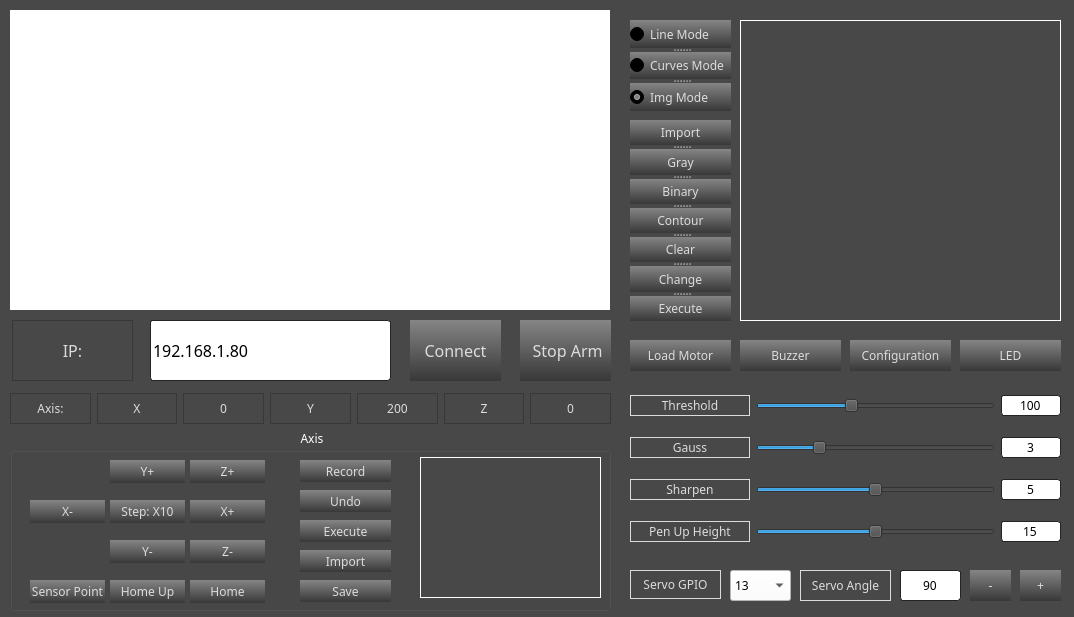
 <widget class="QWidget" name="Arm">
  <property name="windowModality">
   <enum>Qt::WindowModal</enum>
  </property>
  <property name="enabled">
   <bool>true</bool>
  </property>
  <property name="geometry">
   <rect>
    <x>0</x>
    <y>0</y>
    <width>1074</width>
    <height>617</height>
   </rect>
  </property>
  <property name="font">
   <font>
    <family>3ds</family>
   </font>
  </property>
  <property name="focusPolicy">
   <enum>Qt::StrongFocus</enum>
  </property>
  <property name="contextMenuPolicy">
   <enum>Qt::DefaultContextMenu</enum>
  </property>
  <property name="windowTitle">
   <string>Freenove</string>
  </property>
  <property name="layoutDirection">
   <enum>Qt::LeftToRight</enum>
  </property>
  <property name="autoFillBackground">
   <bool>false</bool>
  </property>
  <property name="styleSheet">
   <string notr="true">QWidget{
background:#484848;
}
QAbstractButton{
border-style:0px;
border-radius:0px;
color:#DCDCDC;
background:qlineargradient(spread:pad,x1:0,y1:0,x2:0,y2:1,stop:0 #858585,stop:1 #383838);
}
QAbstractButton:hover{
color:#000000;
background-color:#008aff;
}
QAbstractButton:pressed{
color:#DCDCDC;
border-style:solid;
border-width:0px 0px 0px 4px;
border-color:#008aff;
background-color:#444444;
}
QLabel{
color:#DCDCDC;
}
QLabel:focus{
border:1px solid #00BB9E;
}
QLineEdit{
border:1px solid #242424;
border-radius:3px;
background:none;
selection-background-color:#484848;
selection-color:#DCDCDC;
}
QLineEdit:focus,QLineEdit:hover{
border:1px solid #242424;
}
QLineEdit{
border:1px solid #242424;
border-radius:3px;
background:none;
selection-background-color:#484848;
selection-color:#DCDCDC;
}
QLineEdit:focus,QLineEdit:hover{
border:1px solid #242424;
}
QLineEdit{
lineedit-password-character:9679;
}

QSlider::sub-page:horizontal{
height:8px;
border-radius:3px;
background:#008aff;
}
QSlider::groove:vertical,QSlider::sub-page:vertical{
width:3px;
border-radius:3px;
background:#18181a;
}
QSlider::add-page:vertical{
width:8px;
border-radius:3px;
background:#008aff;
}
QGroupBox::title {
color:white;
subcontrol-position: top center;} </string>
  </property>
  <property name="locale">
   <locale language="English" country="UnitedStates"/>
  </property>
  <widget class="QLabel" name="label_Arm_Video">
   <property name="enabled">
    <bool>true</bool>
   </property>
   <property name="geometry">
    <rect>
     <x>10</x>
     <y>10</y>
     <width>600</width>
     <height>300</height>
    </rect>
   </property>
   <property name="font">
    <font>
     <family>3ds</family>
    </font>
   </property>
   <property name="layoutDirection">
    <enum>Qt::RightToLeft</enum>
   </property>
   <property name="styleSheet">
    <string notr="true">background-color: rgb(255, 255, 255);</string>
   </property>
   <property name="frameShape">
    <enum>QFrame::NoFrame</enum>
   </property>
   <property name="lineWidth">
    <number>0</number>
   </property>
   <property name="midLineWidth">
    <number>0</number>
   </property>
   <property name="text">
    <string/>
   </property>
   <property name="textFormat">
    <enum>Qt::AutoText</enum>
   </property>
   <property name="scaledContents">
    <bool>true</bool>
   </property>
   <property name="alignment">
    <set>Qt::AlignCenter</set>
   </property>
   <property name="textInteractionFlags">
    <set>Qt::LinksAccessibleByKeyboard|Qt::LinksAccessibleByMouse</set>
   </property>
  </widget>
  <widget class="QTextEdit" name="textEdit_Arm_Gcode_Area">
   <property name="enabled">
    <bool>true</bool>
   </property>
   <property name="geometry">
    <rect>
     <x>740</x>
     <y>20</y>
     <width>321</width>
     <height>301</height>
    </rect>
   </property>
   <property name="font">
    <font>
     <family>3ds</family>
    </font>
   </property>
   <property name="mouseTracking">
    <bool>false</bool>
   </property>
   <property name="focusPolicy">
    <enum>Qt::NoFocus</enum>
   </property>
   <property name="autoFillBackground">
    <bool>true</bool>
   </property>
   <property name="styleSheet">
    <string notr="true">color: rgb(255, 255, 255);</string>
   </property>
   <property name="frameShape">
    <enum>QFrame::Box</enum>
   </property>
   <property name="frameShadow">
    <enum>QFrame::Plain</enum>
   </property>
   <property name="readOnly">
    <bool>true</bool>
   </property>
  </widget>
  <widget class="QGroupBox" name="groupBox_Arm_Axis">
   <property name="geometry">
    <rect>
     <x>10</x>
     <y>430</y>
     <width>601</width>
     <height>181</height>
    </rect>
   </property>
   <property name="mouseTracking">
    <bool>false</bool>
   </property>
   <property name="tabletTracking">
    <bool>false</bool>
   </property>
   <property name="autoFillBackground">
    <bool>false</bool>
   </property>
   <property name="title">
    <string>Axis</string>
   </property>
   <widget class="QPushButton" name="pushButton_Arm_Axis_Z_Add">
    <property name="geometry">
     <rect>
      <x>180</x>
      <y>30</y>
      <width>75</width>
      <height>23</height>
     </rect>
    </property>
    <property name="font">
     <font>
      <family>3ds</family>
     </font>
    </property>
    <property name="text">
     <string>Z+</string>
    </property>
    <property name="autoRepeat">
     <bool>true</bool>
    </property>
    <property name="autoRepeatDelay">
     <number>500</number>
    </property>
   </widget>
   <widget class="QPushButton" name="pushButton_Arm_Axis_Y_Subtract">
    <property name="geometry">
     <rect>
      <x>100</x>
      <y>110</y>
      <width>75</width>
      <height>23</height>
     </rect>
    </property>
    <property name="font">
     <font>
      <family>3ds</family>
     </font>
    </property>
    <property name="text">
     <string>Y-</string>
    </property>
    <property name="autoRepeat">
     <bool>true</bool>
    </property>
    <property name="autoRepeatDelay">
     <number>500</number>
    </property>
   </widget>
   <widget class="QPushButton" name="pushButton_Arm_Axis_X_Subtract">
    <property name="geometry">
     <rect>
      <x>20</x>
      <y>70</y>
      <width>75</width>
      <height>23</height>
     </rect>
    </property>
    <property name="font">
     <font>
      <family>3ds</family>
     </font>
    </property>
    <property name="text">
     <string>X-</string>
    </property>
    <property name="autoRepeat">
     <bool>true</bool>
    </property>
    <property name="autoRepeatDelay">
     <number>500</number>
    </property>
   </widget>
   <widget class="QPushButton" name="pushButton_Arm_Axis_Z_Subtract">
    <property name="geometry">
     <rect>
      <x>180</x>
      <y>110</y>
      <width>75</width>
      <height>23</height>
     </rect>
    </property>
    <property name="font">
     <font>
      <family>3ds</family>
     </font>
    </property>
    <property name="text">
     <string>Z-</string>
    </property>
    <property name="autoRepeat">
     <bool>true</bool>
    </property>
    <property name="autoRepeatDelay">
     <number>500</number>
    </property>
   </widget>
   <widget class="QPushButton" name="pushButton_Arm_Axis_Y_Add">
    <property name="geometry">
     <rect>
      <x>100</x>
      <y>30</y>
      <width>75</width>
      <height>23</height>
     </rect>
    </property>
    <property name="font">
     <font>
      <family>3ds</family>
     </font>
    </property>
    <property name="text">
     <string>Y+</string>
    </property>
    <property name="autoRepeat">
     <bool>true</bool>
    </property>
    <property name="autoRepeatDelay">
     <number>500</number>
    </property>
   </widget>
   <widget class="QPushButton" name="pushButton_Arm_Axis_X_Add">
    <property name="geometry">
     <rect>
      <x>180</x>
      <y>70</y>
      <width>75</width>
      <height>23</height>
     </rect>
    </property>
    <property name="font">
     <font>
      <family>3ds</family>
     </font>
    </property>
    <property name="text">
     <string>X+</string>
    </property>
    <property name="autoRepeat">
     <bool>true</bool>
    </property>
    <property name="autoRepeatDelay">
     <number>500</number>
    </property>
   </widget>
   <widget class="QPushButton" name="pushButton_Arm_Record_Command">
    <property name="geometry">
     <rect>
      <x>290</x>
      <y>30</y>
      <width>91</width>
      <height>22</height>
     </rect>
    </property>
    <property name="font">
     <font>
      <family>3ds</family>
     </font>
    </property>
    <property name="text">
     <string>Record</string>
    </property>
   </widget>
   <widget class="QTextEdit" name="textEdit_Arm_Record_Area">
    <property name="enabled">
     <bool>true</bool>
    </property>
    <property name="geometry">
     <rect>
      <x>410</x>
      <y>27</y>
      <width>181</width>
      <height>141</height>
     </rect>
    </property>
    <property name="font">
     <font>
      <family>3ds</family>
     </font>
    </property>
    <property name="mouseTracking">
     <bool>false</bool>
    </property>
    <property name="focusPolicy">
     <enum>Qt::NoFocus</enum>
    </property>
    <property name="autoFillBackground">
     <bool>true</bool>
    </property>
    <property name="styleSheet">
     <string notr="true">color: rgb(255, 255, 255);</string>
    </property>
    <property name="frameShape">
     <enum>QFrame::Box</enum>
    </property>
    <property name="frameShadow">
     <enum>QFrame::Plain</enum>
    </property>
    <property name="readOnly">
     <bool>true</bool>
    </property>
   </widget>
   <widget class="QPushButton" name="pushButton_Arm_Withdraw_Command">
    <property name="geometry">
     <rect>
      <x>290</x>
      <y>60</y>
      <width>91</width>
      <height>22</height>
     </rect>
    </property>
    <property name="font">
     <font>
      <family>3ds</family>
     </font>
    </property>
    <property name="text">
     <string>Undo</string>
    </property>
   </widget>
   <widget class="QPushButton" name="pushButton_Arm_Execute_Record_Command">
    <property name="geometry">
     <rect>
      <x>290</x>
      <y>90</y>
      <width>91</width>
      <height>22</height>
     </rect>
    </property>
    <property name="font">
     <font>
      <family>3ds</family>
     </font>
    </property>
    <property name="text">
     <string>Execute</string>
    </property>
   </widget>
   <widget class="QPushButton" name="pushButton_Arm_Save_Record_Command">
    <property name="geometry">
     <rect>
      <x>290</x>
      <y>150</y>
      <width>91</width>
      <height>22</height>
     </rect>
    </property>
    <property name="font">
     <font>
      <family>3ds</family>
     </font>
    </property>
    <property name="text">
     <string>Save</string>
    </property>
   </widget>
   <widget class="QPushButton" name="pushButton_Arm_Import_Record_Command">
    <property name="geometry">
     <rect>
      <x>290</x>
      <y>120</y>
      <width>91</width>
      <height>22</height>
     </rect>
    </property>
    <property name="font">
     <font>
      <family>3ds</family>
     </font>
    </property>
    <property name="text">
     <string>Import</string>
    </property>
   </widget>
   <widget class="QPushButton" name="pushButton_Arm_Axis_Switched">
    <property name="geometry">
     <rect>
      <x>100</x>
      <y>70</y>
      <width>75</width>
      <height>23</height>
     </rect>
    </property>
    <property name="font">
     <font>
      <family>3ds</family>
     </font>
    </property>
    <property name="text">
     <string>Step: X10</string>
    </property>
   </widget>
   <widget class="QPushButton" name="pushButton_Arm_Zero_Point">
    <property name="geometry">
     <rect>
      <x>20</x>
      <y>150</y>
      <width>75</width>
      <height>23</height>
     </rect>
    </property>
    <property name="font">
     <font>
      <family>3ds</family>
     </font>
    </property>
    <property name="text">
     <string>Sensor Point</string>
    </property>
    <property name="autoRepeat">
     <bool>true</bool>
    </property>
    <property name="autoRepeatDelay">
     <number>500</number>
    </property>
   </widget>
   <widget class="QPushButton" name="pushButton_Arm_Position">
    <property name="geometry">
     <rect>
      <x>180</x>
      <y>150</y>
      <width>75</width>
      <height>23</height>
     </rect>
    </property>
    <property name="font">
     <font>
      <family>3ds</family>
     </font>
    </property>
    <property name="text">
     <string>Home</string>
    </property>
    <property name="autoRepeat">
     <bool>true</bool>
    </property>
    <property name="autoRepeatDelay">
     <number>500</number>
    </property>
   </widget>
   <widget class="QPushButton" name="pushButton_Arm_Home_Up">
    <property name="geometry">
     <rect>
      <x>100</x>
      <y>150</y>
      <width>75</width>
      <height>23</height>
     </rect>
    </property>
    <property name="font">
     <font>
      <family>3ds</family>
     </font>
    </property>
    <property name="text">
     <string>Home Up</string>
    </property>
    <property name="autoRepeat">
     <bool>true</bool>
    </property>
    <property name="autoRepeatDelay">
     <number>500</number>
    </property>
   </widget>
  </widget>
  <widget class="QWidget" name="layoutWidget">
   <property name="geometry">
    <rect>
     <x>630</x>
     <y>380</y>
     <width>431</width>
     <height>181</height>
    </rect>
   </property>
   <layout class="QGridLayout" name="gridLayout_Arm_1" columnstretch="2,4,1">
    <item row="3" column="1">
     <widget class="QSlider" name="horizontalSlider_Arm_Pen_Height">
      <property name="font">
       <font>
        <family>3ds</family>
       </font>
      </property>
      <property name="minimum">
       <number>5</number>
      </property>
      <property name="maximum">
       <number>25</number>
      </property>
      <property name="value">
       <number>15</number>
      </property>
      <property name="orientation">
       <enum>Qt::Horizontal</enum>
      </property>
     </widget>
    </item>
    <item row="0" column="2">
     <widget class="QLineEdit" name="lineEdit_Arm_Threshold_Value">
      <property name="enabled">
       <bool>true</bool>
      </property>
      <property name="font">
       <font>
        <family>3ds</family>
       </font>
      </property>
      <property name="focusPolicy">
       <enum>Qt::NoFocus</enum>
      </property>
      <property name="text">
       <string>100</string>
      </property>
      <property name="alignment">
       <set>Qt::AlignCenter</set>
      </property>
      <property name="readOnly">
       <bool>true</bool>
      </property>
     </widget>
    </item>
    <item row="3" column="0">
     <widget class="QLabel" name="label_Arm_Pen_Up_Height">
      <property name="font">
       <font>
        <family>3ds</family>
       </font>
      </property>
      <property name="focusPolicy">
       <enum>Qt::NoFocus</enum>
      </property>
      <property name="frameShape">
       <enum>QFrame::Box</enum>
      </property>
      <property name="text">
       <string>Pen Up Height</string>
      </property>
      <property name="alignment">
       <set>Qt::AlignCenter</set>
      </property>
     </widget>
    </item>
    <item row="2" column="2">
     <widget class="QLineEdit" name="lineEdit_Arm_Sharpen_Value">
      <property name="enabled">
       <bool>true</bool>
      </property>
      <property name="font">
       <font>
        <family>3ds</family>
       </font>
      </property>
      <property name="focusPolicy">
       <enum>Qt::NoFocus</enum>
      </property>
      <property name="text">
       <string>5</string>
      </property>
      <property name="alignment">
       <set>Qt::AlignCenter</set>
      </property>
      <property name="readOnly">
       <bool>true</bool>
      </property>
     </widget>
    </item>
    <item row="1" column="2">
     <widget class="QLineEdit" name="lineEdit_Arm_Gauss_Value">
      <property name="enabled">
       <bool>true</bool>
      </property>
      <property name="font">
       <font>
        <family>3ds</family>
       </font>
      </property>
      <property name="focusPolicy">
       <enum>Qt::NoFocus</enum>
      </property>
      <property name="text">
       <string>3</string>
      </property>
      <property name="alignment">
       <set>Qt::AlignCenter</set>
      </property>
      <property name="readOnly">
       <bool>true</bool>
      </property>
     </widget>
    </item>
    <item row="0" column="1">
     <widget class="QSlider" name="horizontalSlider_Arm_Threshold">
      <property name="font">
       <font>
        <family>3ds</family>
       </font>
      </property>
      <property name="maximum">
       <number>255</number>
      </property>
      <property name="value">
       <number>100</number>
      </property>
      <property name="orientation">
       <enum>Qt::Horizontal</enum>
      </property>
     </widget>
    </item>
    <item row="1" column="1">
     <widget class="QSlider" name="horizontalSlider_Arm_Gauss">
      <property name="font">
       <font>
        <family>3ds</family>
       </font>
      </property>
      <property name="minimum">
       <number>1</number>
      </property>
      <property name="maximum">
       <number>9</number>
      </property>
      <property name="singleStep">
       <number>2</number>
      </property>
      <property name="pageStep">
       <number>2</number>
      </property>
      <property name="value">
       <number>3</number>
      </property>
      <property name="orientation">
       <enum>Qt::Horizontal</enum>
      </property>
     </widget>
    </item>
    <item row="0" column="0">
     <widget class="QLabel" name="label_Arm_Threshold">
      <property name="enabled">
       <bool>false</bool>
      </property>
      <property name="font">
       <font>
        <family>3ds</family>
       </font>
      </property>
      <property name="focusPolicy">
       <enum>Qt::NoFocus</enum>
      </property>
      <property name="frameShape">
       <enum>QFrame::Box</enum>
      </property>
      <property name="text">
       <string>Threshold</string>
      </property>
      <property name="alignment">
       <set>Qt::AlignCenter</set>
      </property>
     </widget>
    </item>
    <item row="1" column="0">
     <widget class="QLabel" name="label_Arm_Gauss">
      <property name="enabled">
       <bool>false</bool>
      </property>
      <property name="font">
       <font>
        <family>3ds</family>
       </font>
      </property>
      <property name="focusPolicy">
       <enum>Qt::NoFocus</enum>
      </property>
      <property name="frameShape">
       <enum>QFrame::Box</enum>
      </property>
      <property name="text">
       <string>Gauss</string>
      </property>
      <property name="alignment">
       <set>Qt::AlignCenter</set>
      </property>
     </widget>
    </item>
    <item row="2" column="0">
     <widget class="QLabel" name="label_Arm_Sharpen">
      <property name="enabled">
       <bool>false</bool>
      </property>
      <property name="font">
       <font>
        <family>3ds</family>
       </font>
      </property>
      <property name="focusPolicy">
       <enum>Qt::NoFocus</enum>
      </property>
      <property name="frameShape">
       <enum>QFrame::Box</enum>
      </property>
      <property name="text">
       <string>Sharpen</string>
      </property>
      <property name="alignment">
       <set>Qt::AlignCenter</set>
      </property>
     </widget>
    </item>
    <item row="2" column="1">
     <widget class="QSlider" name="horizontalSlider_Arm_Sharpen">
      <property name="font">
       <font>
        <family>3ds</family>
       </font>
      </property>
      <property name="minimum">
       <number>1</number>
      </property>
      <property name="maximum">
       <number>9</number>
      </property>
      <property name="singleStep">
       <number>2</number>
      </property>
      <property name="pageStep">
       <number>2</number>
      </property>
      <property name="value">
       <number>5</number>
      </property>
      <property name="orientation">
       <enum>Qt::Horizontal</enum>
      </property>
     </widget>
    </item>
    <item row="3" column="2">
     <widget class="QLineEdit" name="lineEdit_Arm_Pen_Height_Value">
      <property name="font">
       <font>
        <family>3ds</family>
       </font>
      </property>
      <property name="focusPolicy">
       <enum>Qt::NoFocus</enum>
      </property>
      <property name="text">
       <string>15</string>
      </property>
      <property name="alignment">
       <set>Qt::AlignCenter</set>
      </property>
      <property name="readOnly">
       <bool>true</bool>
      </property>
     </widget>
    </item>
   </layout>
  </widget>
  <widget class="QPushButton" name="pushButton_Arm_Stop_Arm">
   <property name="geometry">
    <rect>
     <x>520</x>
     <y>320</y>
     <width>91</width>
     <height>61</height>
    </rect>
   </property>
   <property name="font">
    <font>
     <family>3ds</family>
     <pointsize>12</pointsize>
    </font>
   </property>
   <property name="text">
    <string> Stop Arm</string>
   </property>
  </widget>
  <widget class="QWidget" name="layoutWidget">
   <property name="geometry">
    <rect>
     <x>10</x>
     <y>393</y>
     <width>601</width>
     <height>31</height>
    </rect>
   </property>
   <layout class="QGridLayout" name="gridLayout_Arm_3">
    <item row="0" column="3">
     <widget class="QLabel" name="label_Arm_Axis_Y">
      <property name="font">
       <font>
        <family>3ds</family>
       </font>
      </property>
      <property name="frameShape">
       <enum>QFrame::StyledPanel</enum>
      </property>
      <property name="text">
       <string>Y</string>
      </property>
      <property name="alignment">
       <set>Qt::AlignCenter</set>
      </property>
     </widget>
    </item>
    <item row="0" column="0">
     <widget class="QLabel" name="label_Arm_Axis">
      <property name="font">
       <font>
        <family>3ds</family>
       </font>
      </property>
      <property name="frameShape">
       <enum>QFrame::StyledPanel</enum>
      </property>
      <property name="text">
       <string>Axis:</string>
      </property>
      <property name="alignment">
       <set>Qt::AlignCenter</set>
      </property>
     </widget>
    </item>
    <item row="0" column="5">
     <widget class="QLabel" name="label_Arm_Axis_Z">
      <property name="font">
       <font>
        <family>3ds</family>
       </font>
      </property>
      <property name="frameShape">
       <enum>QFrame::StyledPanel</enum>
      </property>
      <property name="text">
       <string>Z</string>
      </property>
      <property name="alignment">
       <set>Qt::AlignCenter</set>
      </property>
     </widget>
    </item>
    <item row="0" column="1">
     <widget class="QLabel" name="label_Arm_Axis_X">
      <property name="font">
       <font>
        <family>3ds</family>
       </font>
      </property>
      <property name="frameShape">
       <enum>QFrame::StyledPanel</enum>
      </property>
      <property name="text">
       <string>X</string>
      </property>
      <property name="alignment">
       <set>Qt::AlignCenter</set>
      </property>
     </widget>
    </item>
    <item row="0" column="2">
     <widget class="QLabel" name="label_Arm_Axis_X_Value">
      <property name="font">
       <font>
        <family>3ds</family>
       </font>
      </property>
      <property name="frameShape">
       <enum>QFrame::StyledPanel</enum>
      </property>
      <property name="text">
       <string>0</string>
      </property>
      <property name="alignment">
       <set>Qt::AlignCenter</set>
      </property>
     </widget>
    </item>
    <item row="0" column="4">
     <widget class="QLabel" name="label_Arm_Axis_Y_Value">
      <property name="font">
       <font>
        <family>3ds</family>
       </font>
      </property>
      <property name="frameShape">
       <enum>QFrame::StyledPanel</enum>
      </property>
      <property name="text">
       <string>200</string>
      </property>
      <property name="alignment">
       <set>Qt::AlignCenter</set>
      </property>
     </widget>
    </item>
    <item row="0" column="6">
     <widget class="QLabel" name="label_Arm_Axis_Z_Value">
      <property name="font">
       <font>
        <family>3ds</family>
       </font>
      </property>
      <property name="frameShape">
       <enum>QFrame::StyledPanel</enum>
      </property>
      <property name="text">
       <string>0</string>
      </property>
      <property name="alignment">
       <set>Qt::AlignCenter</set>
      </property>
     </widget>
    </item>
   </layout>
  </widget>
  <widget class="QPushButton" name="pushButton_Arm_Connect">
   <property name="geometry">
    <rect>
     <x>410</x>
     <y>320</y>
     <width>91</width>
     <height>61</height>
    </rect>
   </property>
   <property name="font">
    <font>
     <family>3ds</family>
     <pointsize>12</pointsize>
    </font>
   </property>
   <property name="text">
    <string>Connect</string>
   </property>
  </widget>
  <widget class="QSplitter" name="splitter_Arm_1">
   <property name="geometry">
    <rect>
     <x>630</x>
     <y>20</y>
     <width>101</width>
     <height>91</height>
    </rect>
   </property>
   <property name="orientation">
    <enum>Qt::Vertical</enum>
   </property>
   <widget class="QRadioButton" name="radioButton_Arm_Line_Mode">
    <property name="font">
     <font>
      <family>3ds</family>
     </font>
    </property>
    <property name="text">
     <string>Line Mode</string>
    </property>
   </widget>
   <widget class="QRadioButton" name="radioButton_Arm_Curves_Mode">
    <property name="font">
     <font>
      <family>3ds</family>
     </font>
    </property>
    <property name="text">
     <string>Curves Mode</string>
    </property>
   </widget>
   <widget class="QRadioButton" name="radioButton_Arm_Img_Mode">
    <property name="font">
     <font>
      <family>3ds</family>
     </font>
    </property>
    <property name="text">
     <string>Img Mode</string>
    </property>
    <property name="checked">
     <bool>true</bool>
    </property>
   </widget>
  </widget>
  <widget class="QSplitter" name="splitter_Arm_2">
   <property name="geometry">
    <rect>
     <x>630</x>
     <y>120</y>
     <width>101</width>
     <height>201</height>
    </rect>
   </property>
   <property name="orientation">
    <enum>Qt::Vertical</enum>
   </property>
   <widget class="QPushButton" name="pushButton_Arm_Import_Picture">
    <property name="font">
     <font>
      <family>3ds</family>
     </font>
    </property>
    <property name="styleSheet">
     <string notr="true"/>
    </property>
    <property name="text">
     <string>Import</string>
    </property>
   </widget>
   <widget class="QPushButton" name="pushButton_Arm_Gray_Picture">
    <property name="font">
     <font>
      <family>3ds</family>
     </font>
    </property>
    <property name="styleSheet">
     <string notr="true"/>
    </property>
    <property name="text">
     <string>Gray</string>
    </property>
   </widget>
   <widget class="QPushButton" name="pushButton_Arm_Binaryzation_Picture">
    <property name="font">
     <font>
      <family>3ds</family>
     </font>
    </property>
    <property name="text">
     <string>Binary</string>
    </property>
   </widget>
   <widget class="QPushButton" name="pushButton_Arm_Contour_Picture">
    <property name="font">
     <font>
      <family>3ds</family>
     </font>
    </property>
    <property name="styleSheet">
     <string notr="true">alternate-background-color: rgb(16, 16, 16);</string>
    </property>
    <property name="text">
     <string>Contour</string>
    </property>
   </widget>
   <widget class="QPushButton" name="pushButton_Arm_Clear_All">
    <property name="font">
     <font>
      <family>3ds</family>
     </font>
    </property>
    <property name="text">
     <string>Clear</string>
    </property>
   </widget>
   <widget class="QPushButton" name="pushButton_Arm_Change_Gcode">
    <property name="font">
     <font>
      <family>3ds</family>
     </font>
    </property>
    <property name="text">
     <string>Change</string>
    </property>
   </widget>
   <widget class="QPushButton" name="pushButton_Arm_Execute_Gcode">
    <property name="font">
     <font>
      <family>3ds</family>
     </font>
    </property>
    <property name="text">
     <string>Execute</string>
    </property>
   </widget>
  </widget>
  <widget class="QLabel" name="label_Arm_Servo_GPIO">
   <property name="geometry">
    <rect>
     <x>630</x>
     <y>570</y>
     <width>91</width>
     <height>29</height>
    </rect>
   </property>
   <property name="font">
    <font>
     <family>3ds</family>
    </font>
   </property>
   <property name="frameShape">
    <enum>QFrame::Box</enum>
   </property>
   <property name="text">
    <string>Servo GPIO</string>
   </property>
   <property name="alignment">
    <set>Qt::AlignCenter</set>
   </property>
  </widget>
  <widget class="QComboBox" name="comboBox_Arm_Servo">
   <property name="geometry">
    <rect>
     <x>730</x>
     <y>570</y>
     <width>61</width>
     <height>31</height>
    </rect>
   </property>
   <property name="font">
    <font>
     <family>3ds</family>
    </font>
   </property>
   <property name="styleSheet">
    <string notr="true">background-color: rgb(255, 255, 255);</string>
   </property>
   <item>
    <property name="text">
     <string>13</string>
    </property>
   </item>
   <item>
    <property name="text">
     <string>16</string>
    </property>
   </item>
   <item>
    <property name="text">
     <string>19</string>
    </property>
   </item>
   <item>
    <property name="text">
     <string>20</string>
    </property>
   </item>
   <item>
    <property name="text">
     <string>26</string>
    </property>
   </item>
  </widget>
  <widget class="QLabel" name="label_Arm_Servo_Angle">
   <property name="geometry">
    <rect>
     <x>800</x>
     <y>570</y>
     <width>91</width>
     <height>31</height>
    </rect>
   </property>
   <property name="font">
    <font>
     <family>3ds</family>
    </font>
   </property>
   <property name="frameShape">
    <enum>QFrame::Box</enum>
   </property>
   <property name="text">
    <string>Servo Angle</string>
   </property>
   <property name="alignment">
    <set>Qt::AlignCenter</set>
   </property>
  </widget>
  <widget class="QLineEdit" name="lineEdit_Arm_Servo_Angle_Value">
   <property name="enabled">
    <bool>true</bool>
   </property>
   <property name="geometry">
    <rect>
     <x>900</x>
     <y>570</y>
     <width>61</width>
     <height>31</height>
    </rect>
   </property>
   <property name="font">
    <font>
     <family>3ds</family>
    </font>
   </property>
   <property name="focusPolicy">
    <enum>Qt::ClickFocus</enum>
   </property>
   <property name="text">
    <string>90</string>
   </property>
   <property name="alignment">
    <set>Qt::AlignCenter</set>
   </property>
   <property name="dragEnabled">
    <bool>false</bool>
   </property>
   <property name="readOnly">
    <bool>false</bool>
   </property>
  </widget>
  <widget class="QPushButton" name="pushButton_Arm_Servo_Turn_Off">
   <property name="geometry">
    <rect>
     <x>970</x>
     <y>570</y>
     <width>41</width>
     <height>31</height>
    </rect>
   </property>
   <property name="font">
    <font>
     <family>3ds</family>
    </font>
   </property>
   <property name="text">
    <string>-</string>
   </property>
   <property name="autoRepeat">
    <bool>true</bool>
   </property>
   <property name="autoExclusive">
    <bool>false</bool>
   </property>
  </widget>
  <widget class="QPushButton" name="pushButton_Arm_Servo_Turn_On">
   <property name="geometry">
    <rect>
     <x>1020</x>
     <y>570</y>
     <width>41</width>
     <height>31</height>
    </rect>
   </property>
   <property name="font">
    <font>
     <family>3ds</family>
    </font>
   </property>
   <property name="text">
    <string>+</string>
   </property>
   <property name="autoRepeat">
    <bool>true</bool>
   </property>
   <property name="autoExclusive">
    <bool>false</bool>
   </property>
  </widget>
  <widget class="QPushButton" name="pushButton_Arm_Buzzer">
   <property name="geometry">
    <rect>
     <x>740</x>
     <y>340</y>
     <width>101</width>
     <height>31</height>
    </rect>
   </property>
   <property name="font">
    <font>
     <family>3ds</family>
    </font>
   </property>
   <property name="text">
    <string>Buzzer</string>
   </property>
  </widget>
  <widget class="QPushButton" name="pushButton_Arm_Load_Relax">
   <property name="geometry">
    <rect>
     <x>630</x>
     <y>340</y>
     <width>101</width>
     <height>31</height>
    </rect>
   </property>
   <property name="font">
    <font>
     <family>3ds</family>
    </font>
   </property>
   <property name="text">
    <string>Load Motor</string>
   </property>
  </widget>
  <widget class="QPushButton" name="pushButton_Arm_Led_UI">
   <property name="geometry">
    <rect>
     <x>960</x>
     <y>340</y>
     <width>101</width>
     <height>31</height>
    </rect>
   </property>
   <property name="font">
    <font>
     <family>3ds</family>
    </font>
   </property>
   <property name="text">
    <string>LED</string>
   </property>
  </widget>
  <widget class="QPushButton" name="pushButton_Arm_Parameter_UI">
   <property name="geometry">
    <rect>
     <x>850</x>
     <y>340</y>
     <width>101</width>
     <height>31</height>
    </rect>
   </property>
   <property name="font">
    <font>
     <family>3ds</family>
    </font>
   </property>
   <property name="text">
    <string>Configuration</string>
   </property>
  </widget>
  <widget class="QLineEdit" name="lineEdit_Arm_IP_Address">
   <property name="geometry">
    <rect>
     <x>150</x>
     <y>320</y>
     <width>241</width>
     <height>61</height>
    </rect>
   </property>
   <property name="font">
    <font>
     <family>3ds</family>
     <pointsize>12</pointsize>
    </font>
   </property>
   <property name="text">
    <string>192.168.1.80</string>
   </property>
   <property name="alignment">
    <set>Qt::AlignLeading|Qt::AlignLeft|Qt::AlignVCenter</set>
   </property>
  </widget>
  <widget class="QLabel" name="label_Arm_IP">
   <property name="geometry">
    <rect>
     <x>12</x>
     <y>320</y>
     <width>121</width>
     <height>61</height>
    </rect>
   </property>
   <property name="font">
    <font>
     <family>3ds</family>
     <pointsize>12</pointsize>
    </font>
   </property>
   <property name="frameShape">
    <enum>QFrame::StyledPanel</enum>
   </property>
   <property name="text">
    <string>IP:</string>
   </property>
   <property name="alignment">
    <set>Qt::AlignCenter</set>
   </property>
  </widget>
  <zorder>lineEdit_Arm_IP_Address</zorder>
  <zorder>label_Arm_IP</zorder>
  <zorder>pushButton_Arm_Buzzer</zorder>
  <zorder>pushButton_Arm_Load_Relax</zorder>
  <zorder>pushButton_Arm_Led_UI</zorder>
  <zorder>pushButton_Arm_Parameter_UI</zorder>
  <zorder>splitter_Arm_1</zorder>
  <zorder>splitter_Arm_2</zorder>
  <zorder>label_Arm_Video</zorder>
  <zorder>textEdit_Arm_Gcode_Area</zorder>
  <zorder>groupBox_Arm_Axis</zorder>
  <zorder>layoutWidget</zorder>
  <zorder>pushButton_Arm_Stop_Arm</zorder>
  <zorder>layoutWidget</zorder>
  <zorder>pushButton_Arm_Connect</zorder>
  <zorder>label_Arm_Servo_GPIO</zorder>
  <zorder>comboBox_Arm_Servo</zorder>
  <zorder>label_Arm_Servo_Angle</zorder>
  <zorder>lineEdit_Arm_Servo_Angle_Value</zorder>
  <zorder>pushButton_Arm_Servo_Turn_Off</zorder>
  <zorder>pushButton_Arm_Servo_Turn_On</zorder>
 </widget>
